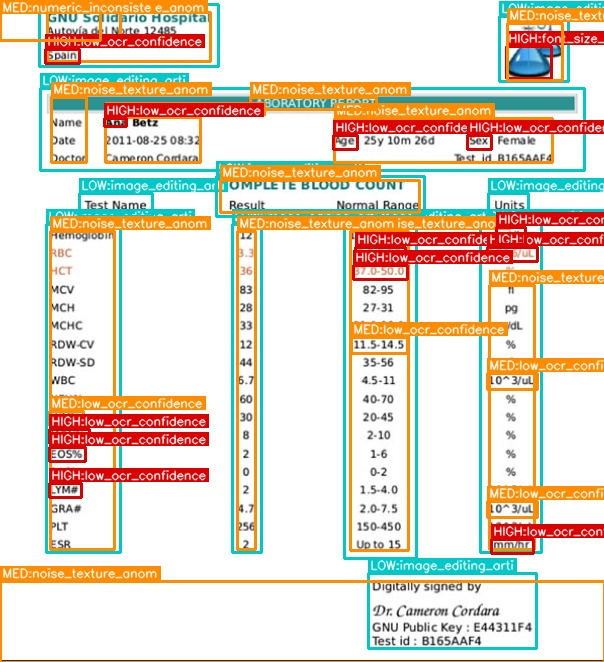
#> input picture backend/reports/105368d5-2cf3-4ac1-a972-c917c1331826_ann.jpg, 604 x 662 px
$ python -i layout_detector.py   (imports and definitions only)
#> lines starting #> are read from the running program, lines starting #| are printed output that depends on the picture; after the words box and inside, x2 and y2 are one past the last pixel; in counts of white or black regions, pixels touching at a corner belong together
import cv2
import numpy as np


class LayoutDetector:
    """Layout anomaly detection — broken lines, white patches, noise islands."""

    def detect(self, image_path: str) -> dict:
        try:
            img = cv2.imread(image_path)
#> img is the input picture: shape (662, 604, 3); mean B, G, R 202.4, 217.1, 227.8
            if img is None:
                raise ValueError("Cannot read image")

            img_h, img_w = img.shape[:2]
#> img_h = 662; img_w = 604
            gray = cv2.cvtColor(img, cv2.COLOR_BGR2GRAY)
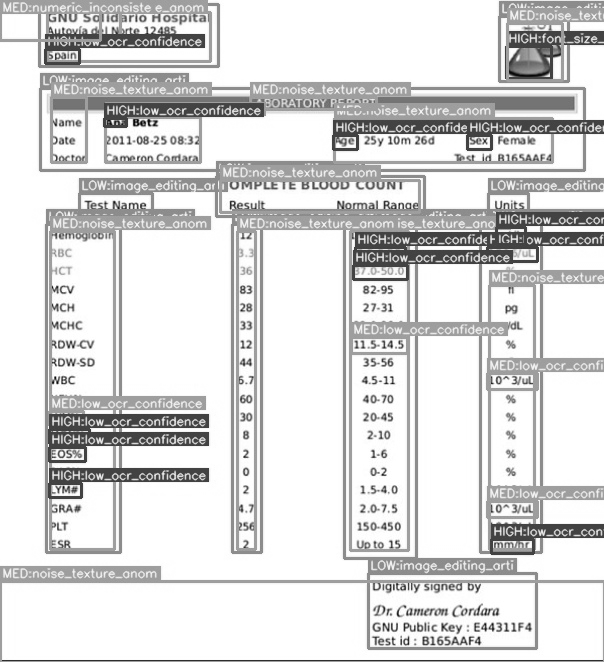
#> gray: shape (662, 604); min 3, max 255, mean 218.6

            suspicious_regions = []
            details: dict = {}

            # ── 1. White/light patch detection (white-out / cover-up) ────────
            # Stricter: require that surrounding context is meaningfully darker
            _, bright_mask = cv2.threshold(gray, 248, 255, cv2.THRESH_BINARY)
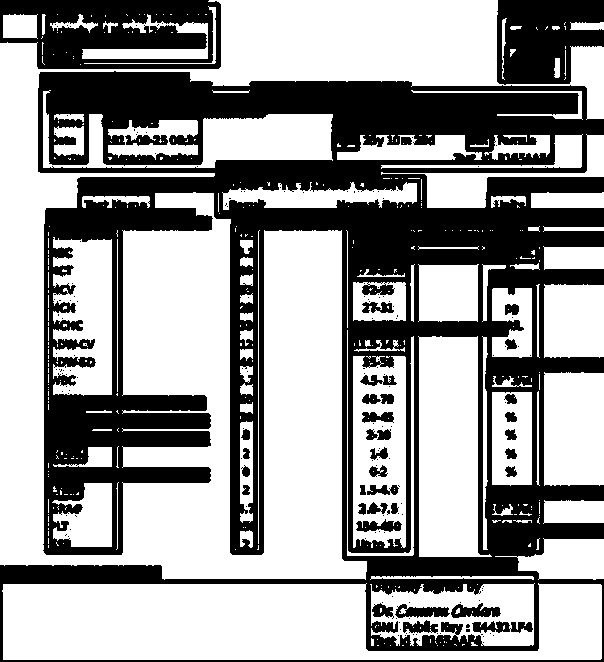
#> bright_mask: shape (662, 604); 61.2% white; 177 black regions (141 under 20 px), largest, box (x1, y1, x2, y2) and area: (0, 71, 604, 662) 131282, (0, 0, 221, 69) 10811, (497, 0, 604, 85) 7103
            kernel_wp = cv2.getStructuringElement(cv2.MORPH_RECT, (25, 12))
            bright_closed = cv2.morphologyEx(bright_mask, cv2.MORPH_CLOSE, kernel_wp)
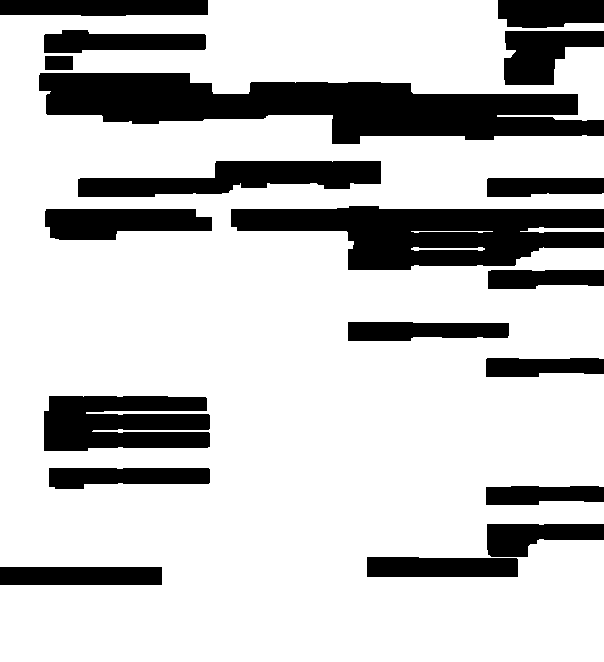
#> bright_closed: shape (662, 604); 77.1% white; 19 black regions
            wp_contours, _ = cv2.findContours(bright_closed, cv2.RETR_EXTERNAL,
                                               cv2.CHAIN_APPROX_SIMPLE)
#> wp_contours = 4 contours, 1 with area under 20; largest, box (x1, y1, x2, y2) and area: (0, 0, 604, 662) 334794, (520, 227, 604, 233) 236, (411, 247, 485, 251) 94
            white_patch_count = 0
            for cnt in wp_contours:
                x, y, w, h = cv2.boundingRect(cnt)
                area = w * h
                # Skip full-page white, tiny noise, and very tall blobs
                if area < 800 or area > img_h * img_w * 0.10:
                    continue
                aspect = w / h if h > 0 else 0
                if not (2.0 < aspect < 40):   # only wide, flat patches
                    continue
                # Surrounding region must be DARK (≤160) — strict test
                pad = 15
                sy = max(0, y - pad); ey = min(img_h, y + h + pad)
                sx = max(0, x - pad); ex = min(img_w, x + w + pad)
                surround = gray[sy:ey, sx:ex].copy().astype(float)
                # Mask the patch itself out before measuring surroundings
                inner_y1 = pad; inner_y2 = pad + h
                inner_x1 = pad; inner_x2 = pad + w
                surround[inner_y1:inner_y2, inner_x1:inner_x2] = np.nan
                surrounding_mean = np.nanmean(surround)
                if surrounding_mean < 160:  # context is genuinely dark
                    white_patch_count += 1
                    suspicious_regions.append({
                        'bbox': [int(x), int(y), int(w), int(h)],
                        'severity': 0.75,
                        'type': 'white_patch_coverup',
                    })
#> this loop made 4 passes
#> (x, y, w, h, area) on passes 1 to 4: (411, 247, 74, 4, 296), (411, 231, 82, 2, 164), (520, 227, 84, 6, 504), (0, 0, 604, 662, 399848)
#> after the loop, suspicious_regions = []; white_patch_count = 0

            details['white_patches_found'] = white_patch_count

            # ── 2. Broken / interrupted horizontal ruling lines ───────────────
            binary_otsu = cv2.threshold(gray, 0, 255,
                                        cv2.THRESH_BINARY_INV | cv2.THRESH_OTSU)[1]
#> binary_otsu: shape (662, 604); 27.2% white; 270 white regions (88 under 20 px), largest, box (x1, y1, x2, y2) and area: (0, 73, 604, 662) 87852, (0, 0, 220, 68) 7403, (498, 1, 604, 83) 5464
            h_kernel = cv2.getStructuringElement(cv2.MORPH_RECT,
                                                 (max(20, img_w // 15), 1))
            h_lines = cv2.morphologyEx(binary_otsu, cv2.MORPH_OPEN, h_kernel)
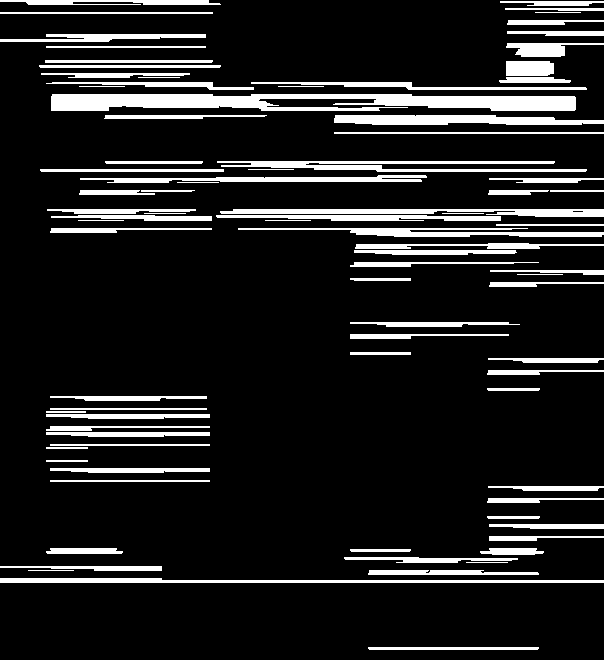
#> h_lines: shape (662, 604); 12.7% white; 86 white regions
            line_contours, _ = cv2.findContours(h_lines, cv2.RETR_EXTERNAL,
                                                cv2.CHAIN_APPROX_SIMPLE)
#> line_contours = 86 contours, 13 with area under 20; largest, box (x1, y1, x2, y2) and area: (51, 94, 576, 111) 6045, (334, 115, 604, 125) 1874, (220, 209, 604, 217) 1590, (217, 161, 587, 172) 1564, (0, 578, 604, 583) 1528
            broken_line_count = 0
            for cnt in line_contours:
                x, y, w, h = cv2.boundingRect(cnt)
                if w < img_w * 0.25:   # line must span ≥25% of page width
                    continue
                line_roi = binary_otsu[y:y + max(h, 3), x:x + w]
                if line_roi.size == 0:
                    continue
                coverage = np.sum(line_roi > 0) / line_roi.size
                # 30–65% coverage = broken line (genuine lines are >70% filled)
                if 0.30 < coverage < 0.65:
                    broken_line_count += 1
                    suspicious_regions.append({
                        'bbox': [int(x), int(y), int(w), max(int(h), 4)],
                        'severity': 0.80,
                        'type': 'broken_ruling_line',
                    })
#> this loop made 86 passes
#> (x, y, w, h, coverage) on passes 2, 3, 4, 6, 8, 18, 22, 23, 24, 27, 32, 33: (368, 647, 171, 3, 0.992), (0, 578, 604, 5, 0.711), (368, 570, 171, 5, 0.93), (0, 566, 162, 5, 0.936), (344, 557, 174, 6, 0.785), (50, 468, 160, 5, 0.975), (46, 432, 164, 5, 0.976), (46, 426, 164, 5, 0.579), (46, 414, 164, 5, 0.976), (50, 396, 157, 5, 0.926), (350, 334, 159, 5, 0.658), (350, 322, 170, 5, 0.922)
#> (x, y, w, h) on passes 9 to 14: (350, 549, 61, 3), (480, 548, 64, 7), (46, 548, 77, 6), (489, 536, 115, 5), (489, 524, 115, 5), (487, 516, 53, 3)
#> after the loop, broken_line_count = 4; suspicious_regions = 4 items

            details['broken_lines_found'] = broken_line_count

            # ── 3. Noise / texture discontinuity islands ─────────────────────
            blur = cv2.GaussianBlur(gray, (21, 21), 0)
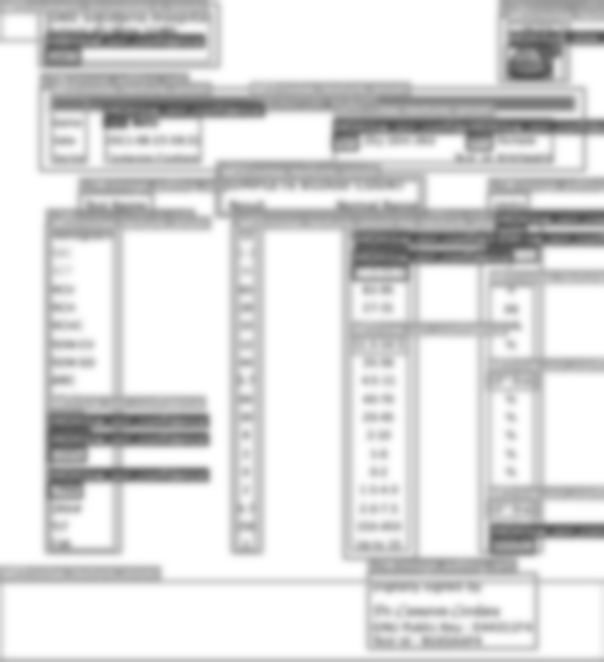
#> blur: shape (662, 604); min 83, max 255, mean 218.6
            noise_map = cv2.absdiff(gray, blur)
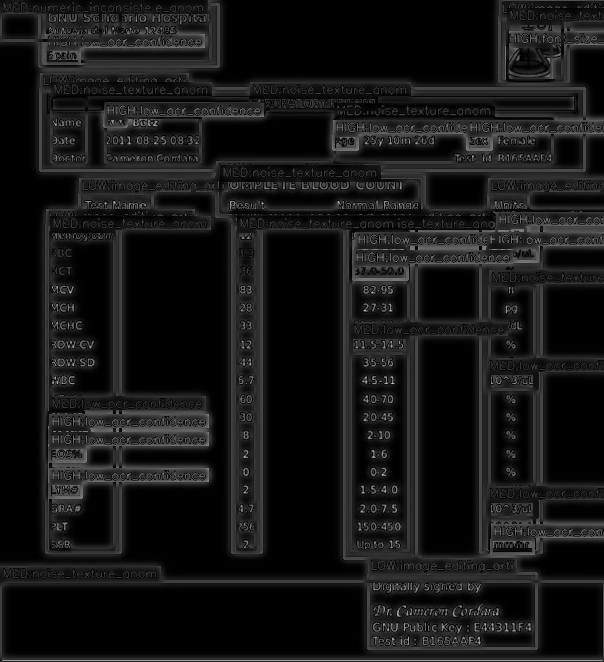
#> noise_map: shape (662, 604); min 0, max 198, mean 21.5
            mean_noise = float(np.mean(noise_map))
#> mean_noise = 21.45
            std_noise = float(np.std(noise_map))
#> std_noise = 25.6
            noise_threshold = mean_noise + 3.0 * std_noise  # raised from 2.5→3.0
#> noise_threshold = 98.26
            _, noise_mask = cv2.threshold(noise_map, noise_threshold, 255, cv2.THRESH_BINARY)
#> noise_mask: shape (662, 604); 1.3% white in thin lines or dots
            noise_kernel = cv2.getStructuringElement(cv2.MORPH_RECT, (15, 15))
            noise_mask = cv2.morphologyEx(noise_mask, cv2.MORPH_CLOSE, noise_kernel)
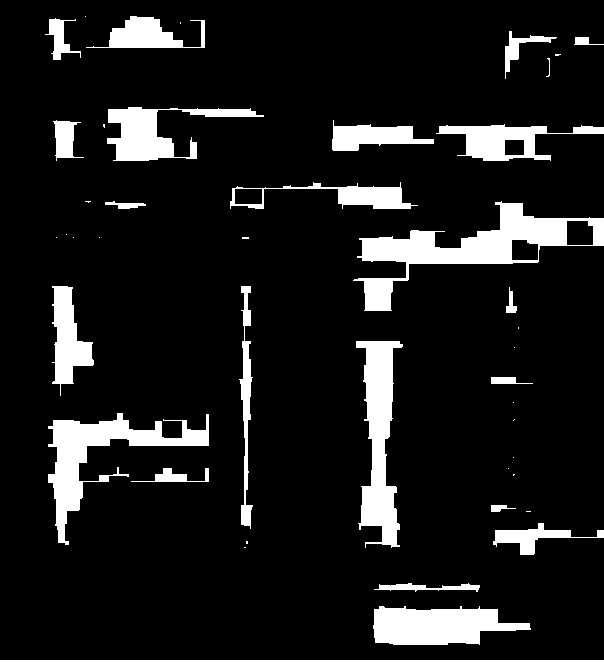
#> noise_mask: shape (662, 604); 10.8% white; 44 white regions (20 under 20 px)
            noise_contours, _ = cv2.findContours(noise_mask, cv2.RETR_EXTERNAL,
                                                  cv2.CHAIN_APPROX_SIMPLE)
#> noise_contours = 44 contours, 21 with area under 20; largest, box (x1, y1, x2, y2) and area: (353, 201, 604, 311) 8166, (48, 413, 209, 545) 4968, (356, 341, 403, 548) 4789, (373, 606, 531, 645) 4214, (107, 107, 264, 161) 3013
            noise_island_count = 0
            for cnt in noise_contours:
                area = cv2.contourArea(cnt)
                if 600 < area < img_h * img_w * 0.06:   # raised minimum area
                    x, y, w, h = cv2.boundingRect(cnt)
                    noise_island_count += 1
                    suspicious_regions.append({
                        'bbox': [int(x), int(y), int(w), int(h)],
                        'severity': 0.60,
                        'type': 'noise_texture_anomaly',
                    })
#> this loop made 44 passes
#> (cnt, area, x, y, w, h) on pass 1: ([[0, 660], [0, 661], [603, 661], [603, 660]], 603, 0, 660, 604, 2)
#> (area, x, y, w, h) on passes 2, 6, 14, 18, 21, 22: (4214, 373, 606, 158, 39), (994, 493, 523, 111, 32), (4968.5, 48, 413, 161, 132), (4789, 356, 341, 47, 207), (1171, 239, 286, 14, 243), (2207.5, 52, 286, 42, 110)
#> after the loop, noise_island_count = 14; suspicious_regions = 18 items

            details['noise_islands_found'] = noise_island_count
            details['suspicious_regions_count'] = len(suspicious_regions)

            # Require ≥2 findings to reduce false positives
            is_forged = len(suspicious_regions) >= 2
#> is_forged = True
            confidence = min(1.0, len(suspicious_regions) / 5.0)
#> confidence = 1

            if is_forged:
                types = list({r['type'] for r in suspicious_regions})
#> types = ['noise_texture_anomaly', 'broken_ruling_line']
                plain = (
                    f"Layout analysis found {len(suspicious_regions)} anomalies "
                    f"({', '.join(types)}), suggesting the document structure was altered."
                )
            else:
                plain = "Document layout appears structurally consistent with no tampering."

            return {
                'is_forged': is_forged,
                'confidence': round(confidence, 4),
                'plain_english': plain,
                'details': details,
                'suspicious_regions': suspicious_regions,
            }

        except Exception as e:
            return {
                'is_forged': False,
                'confidence': 0.0,
                'plain_english': f'Layout analysis failed: {e}',
                'details': {'error': str(e)},
                'suspicious_regions': [],
            }

>>> result = LayoutDetector().detect('../../reports/105368d5-2cf3-4ac1-a972-c917c1331826_ann.jpg')
#> result = 5 items

$ run again, on backend/reports/3b0e5dd4-38c9-4f6e-b935-bd88293f5a11_ann.jpg
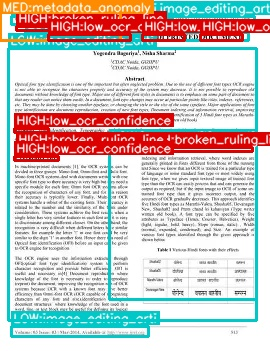
#> input picture backend/reports/3b0e5dd4-38c9-4f6e-b935-bd88293f5a11_ann.jpg, 270 x 351 px
#> in detect, img is the input picture: shape (351, 270, 3); mean B, G, R 196.9, 199.6, 207.3
#> in detect, `_, bright_mask = cv2.threshold(gray, 248, 255, cv2.THRESH_BINARY)`:
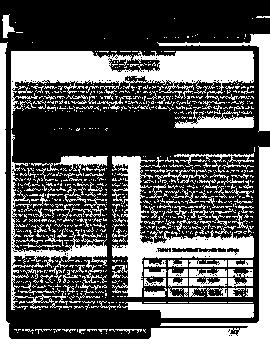
#> bright_mask: shape (351, 270); 38.6% white; 905 white regions (784 under 20 px), largest, box (x1, y1, x2, y2) and area: (0, 42, 270, 351) 8655, (11, 51, 254, 129) 7223, (112, 156, 254, 297) 4637
#> bright_closed: shape (351, 270); 74.4% white; 3 black regions
#> wp_contours = 6 contours, 4 with area under 20; largest, box (x1, y1, x2, y2) and area: (0, 15, 270, 351) 72402, (54, 129, 108, 132) 26
#> the loop in detect, `for cnt in wp_contours:` made 6 passes
#> (x, y, w, h, area) on passes 1, 6: (54, 129, 54, 3, 162), (0, 15, 270, 336, 90720)
#> after the loop in detect, `for cnt in wp_contours:`: suspicious_regions = []; white_patch_count = 0
#> binary_otsu: shape (351, 270); 34.1% white; 1177 white regions (1111 under 20 px), largest, box (x1, y1, x2, y2) and area: (0, 0, 270, 338) 23471, (209, 289, 221, 295) 38, (195, 291, 207, 295) 38
#> h_lines: shape (351, 270); 15% white; 20 white regions
#> line_contours = 20 contours, 1 with area under 20; largest, box (x1, y1, x2, y2) and area: (14, 129, 270, 137) 1254, (9, 29, 270, 38) 1212, (11, 19, 270, 28) 916, (15, 141, 257, 149) 902, (0, 0, 270, 6) 846
#> the loop in detect, `for cnt in line_contours:` made 20 passes
#> (x, y, w, h, coverage, broken_line_count) on passes 7, 11: (14, 150, 241, 8, 0.567, 1), (14, 124, 161, 6, 0.639, 2)
#> after the loop in detect, `for cnt in line_contours:`: broken_line_count = 2; suspicious_regions = 2 items
#> mean_noise = 31.15
#> std_noise = 24.77
#> noise_threshold = 105.5
#> in detect, `noise_mask = cv2.morphologyEx(noise_mask, cv2.MORPH_CLOSE, noise_kernel)`:
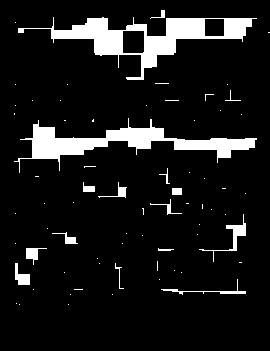
#> noise_mask: shape (351, 270); 9.6% white; 70 white regions (54 under 20 px)
#> noise_contours = 70 contours, 58 with area under 20; largest, box (x1, y1, x2, y2) and area: (18, 17, 257, 80) 4430, (14, 118, 257, 173) 3170, (199, 214, 246, 262) 200, (15, 263, 30, 285) 148, (26, 248, 47, 265) 116
#> the loop in detect, `for cnt in noise_contours:` made 70 passes
#> (area, x, y, w, h, noise_island_count) on passes 52, 69: (3170, 14, 118, 243, 55, 1), (4429.5, 18, 17, 239, 63, 2)
#> after the loop in detect, `for cnt in noise_contours:`: noise_island_count = 2; suspicious_regions = 4 items
#> is_forged = True
#> confidence = 0.8
#> types = ['noise_texture_anomaly', 'broken_ruling_line']
#> result = 5 items
